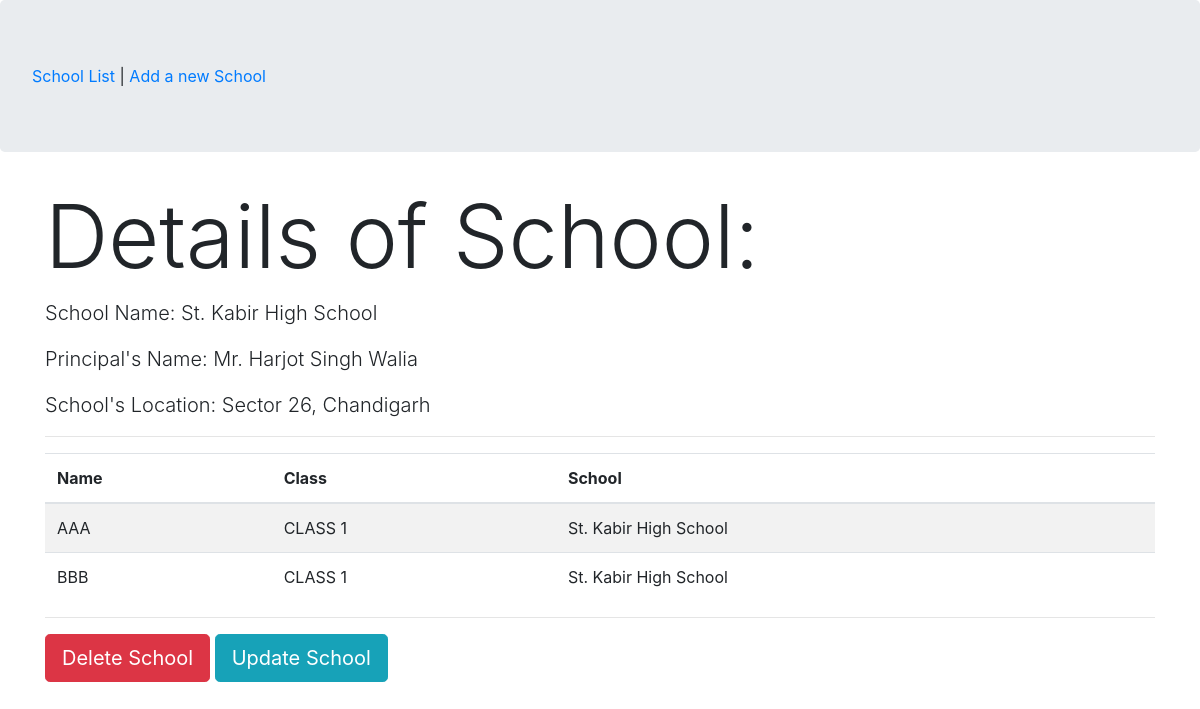
The app's page /school=1 with its own data.
### app1/models.py (models this page shows, shortened)
class school(models.Model):
    name = models.CharField(max_length=200)
    principal = models.CharField(max_length=200)
    location = models.CharField(max_length=200)
    def __str__(self):
        return self.name

class students(models.Model):
    name = models.CharField(max_length=200)
    clas = models.CharField(max_length=200, null=True)
    school = models.ForeignKey(school, related_name="students",on_delete=models.CASCADE, null=True)

### app1/views.py (the view)
# urls.py: path('school=<int:pk>',views.SchoolDetailView.as_view(),name='detail'),
class SchoolDetailView(DetailView):
    model = school
    context_object_name = 'school_detail'
    template_name = 'app1/school_detail.html'

### templates/app1/school_detail.html
{% extends "app1/cbv_app_base.html" %}
{% block content %}
    <h2 class="display-2">Details of School:</h2>
    <p class="lead">School Name: {{school_detail.name}}</p>
    <p class="lead">Principal's Name: {{school_detail.principal}}</p>
    <p class="lead">School's Location: {{school_detail.location}}</p>
    <hr>
    <table class="table table-striped">
        <thead>
            <tr>
                <th>Name</th>
                <th>Class</th>
                <th>School</th>
            </tr>
        </thead>
        <tbody>
            {% for stu in school_detail.students.all %}
            <tr>
                <td>{{stu.name}}</td>
                <td>{{stu.clas}}</td>
                <td>{{stu.school}}</td>
            </tr>
            {% endfor %}
        </tbody>
    </table>
    <hr>
    <a
        href="delete={{school_detail.id}}"
        class="btn btn-danger btn-lg">
        Delete School
    </a>
    <a
        href="update={{school_detail.id}}"
        class="btn btn-info btn-lg">
        Update School
    </a>
{% endblock %}

### templates/app1/cbv_app_base.html (shortened to what this page needs)
<!DOCTYPE html>
<html lang="en">
<head>
<link rel="stylesheet" href="https://cdn.jsdelivr.net/npm/bootstrap@4.5.3/dist/css/bootstrap.min.css">
</head>
<body>
    <div class="jumbotron">
        <a href='/'>School List</a>
        |
        <a href='create_school'>Add a new School</a>
    </div>
    <div class="container">
        {% block content %}
        {% endblock %}
    </div>
</body>
</html>

### records on screen
school: name "St. Kabir High School", principal "Mr. Harjot Singh Walia", location "Sector 26, Chandigarh"
students: name "AAA", clas "CLASS 1", school "St. Kabir High School"
students: name "BBB", clas "CLASS 1", school "St. Kabir High School"
